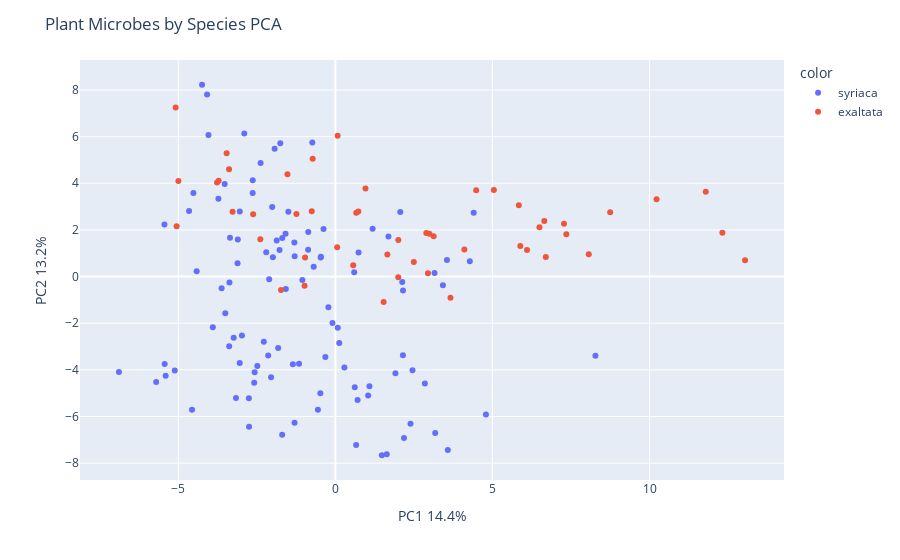

Notebook code cell kept with this figure:
### Code cell
X = pivoted_df[top_100.index]

pca = PCA(n_components=2)
components = pca.fit_transform(X)

fig = px.scatter(components, x=0, y=1, color=pivoted_df['species'])
fig.update_layout(
    title = "Plant Microbes by Species PCA",
    xaxis_title="PC1 " + str(round(100*pca.explained_variance_ratio_[0], 1)) + '%',
    yaxis_title="PC2 " + str(round(100*pca.explained_variance_ratio_[1], 1)) + '%')
fig.show()
